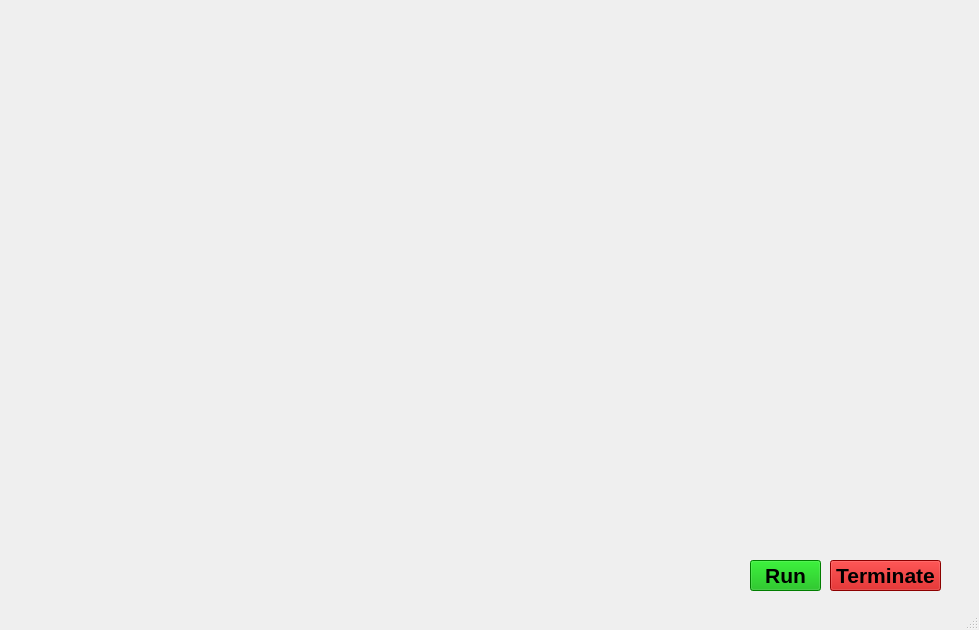
<?xml version="1.0" encoding="UTF-8"?>
<ui version="4.0">
 <class>jarvisUi</class>
 <widget class="QMainWindow" name="jarvisUi">
  <property name="geometry">
   <rect>
    <x>0</x>
    <y>0</y>
    <width>979</width>
    <height>630</height>
   </rect>
  </property>
  <property name="windowTitle">
   <string>MainWindow</string>
  </property>
  <widget class="QWidget" name="centralwidget">
   <widget class="QLabel" name="label">
    <property name="geometry">
     <rect>
      <x>0</x>
      <y>0</y>
      <width>991</width>
      <height>641</height>
     </rect>
    </property>
    <property name="autoFillBackground">
     <bool>false</bool>
    </property>
    <property name="text">
     <string/>
    </property>
    <property name="pixmap">
     <pixmap>../../../Downloads/Jarvis Gif/7LP8.gif</pixmap>
    </property>
    <property name="scaledContents">
     <bool>true</bool>
    </property>
   </widget>
   <widget class="QLabel" name="label_2">
    <property name="geometry">
     <rect>
      <x>0</x>
      <y>0</y>
      <width>491</width>
      <height>81</height>
     </rect>
    </property>
    <property name="text">
     <string/>
    </property>
    <property name="pixmap">
     <pixmap>../../../Downloads/Jarvis Gif/BigheartedVagueFoal-size_restricted.gif</pixmap>
    </property>
   </widget>
   <widget class="QTextBrowser" name="textBrowser">
    <property name="geometry">
     <rect>
      <x>560</x>
      <y>20</y>
      <width>201</width>
      <height>41</height>
     </rect>
    </property>
    <property name="styleSheet">
     <string notr="true">background:transparent;
border-radius:none;</string>
    </property>
   </widget>
   <widget class="QTextBrowser" name="textBrowser_2">
    <property name="geometry">
     <rect>
      <x>780</x>
      <y>20</y>
      <width>191</width>
      <height>41</height>
     </rect>
    </property>
    <property name="styleSheet">
     <string notr="true">background:transparent;
border-radius:none;</string>
    </property>
   </widget>
   <widget class="QLabel" name="label_3">
    <property name="geometry">
     <rect>
      <x>10</x>
      <y>360</y>
      <width>291</width>
      <height>171</height>
     </rect>
    </property>
    <property name="text">
     <string/>
    </property>
    <property name="pixmap">
     <pixmap>../../../Downloads/Jarvis Gif/jarvisvoice.gif</pixmap>
    </property>
    <property name="scaledContents">
     <bool>true</bool>
    </property>
   </widget>
   <widget class="QLabel" name="label_4">
    <property name="geometry">
     <rect>
      <x>740</x>
      <y>380</y>
      <width>211</width>
      <height>121</height>
     </rect>
    </property>
    <property name="text">
     <string/>
    </property>
    <property name="pixmap">
     <pixmap>../../../Downloads/Jarvis Gif/abstract-hud-ui-gui-future-260nw-1524087185.jpg</pixmap>
    </property>
    <property name="scaledContents">
     <bool>true</bool>
    </property>
   </widget>
   <widget class="QPushButton" name="pushButton">
    <property name="geometry">
     <rect>
      <x>750</x>
      <y>560</y>
      <width>71</width>
      <height>31</height>
     </rect>
    </property>
    <property name="font">
     <font>
      <pointsize>16</pointsize>
      <weight>75</weight>
      <bold>true</bold>
     </font>
    </property>
    <property name="styleSheet">
     <string notr="true">background-color: rgb(0, 177, 0);</string>
    </property>
    <property name="text">
     <string>Run</string>
    </property>
   </widget>
   <widget class="QPushButton" name="pushButton_2">
    <property name="geometry">
     <rect>
      <x>830</x>
      <y>560</y>
      <width>111</width>
      <height>31</height>
     </rect>
    </property>
    <property name="font">
     <font>
      <pointsize>16</pointsize>
      <weight>75</weight>
      <bold>true</bold>
     </font>
    </property>
    <property name="styleSheet">
     <string notr="true">background-color: rgb(198, 0, 0);</string>
    </property>
    <property name="text">
     <string>Terminate</string>
    </property>
   </widget>
   <widget class="QTextBrowser" name="textBrowser_3">
    <property name="geometry">
     <rect>
      <x>765</x>
      <y>401</y>
      <width>161</width>
      <height>81</height>
     </rect>
    </property>
    <property name="styleSheet">
     <string notr="true">background:transparent;
border-radius:none;
</string>
    </property>
   </widget>
  </widget>
  <widget class="QStatusBar" name="statusbar"/>
 </widget>
 <resources/>
 <connections/>
</ui>
